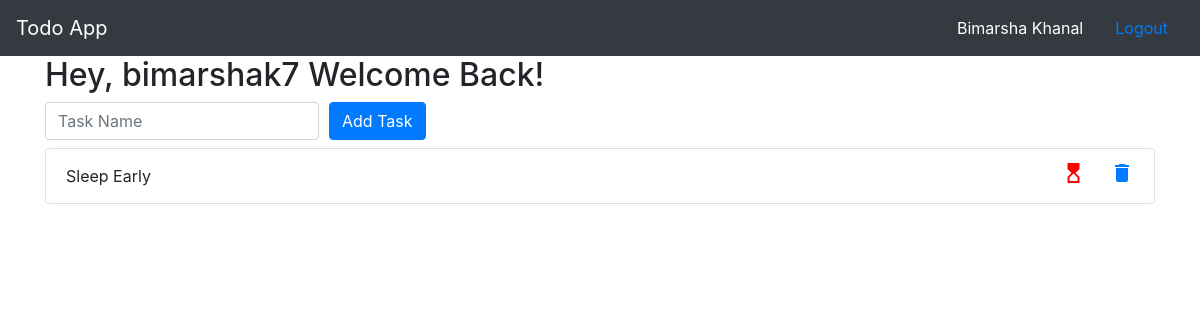
/home/ (signed in), run on an earlier commit of the app's database.
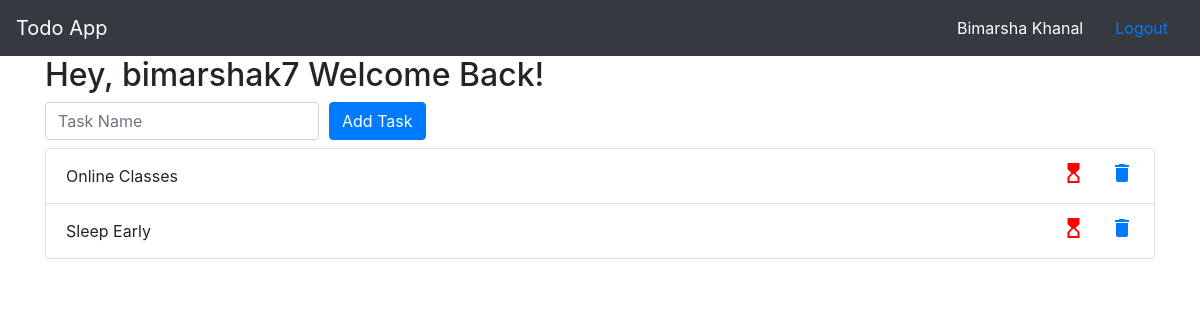
And on a later commit of the database.
### home/models.py (models this page shows)
class Task(models.Model):
    user = models.ForeignKey(User, on_delete=models.CASCADE)
    title = models.CharField(max_length=100)
    done = models.BooleanField(default=False)

### home/views.py (the view)
# urls.py: 2. Add a URL to urlpatterns:  path('', views.home, name='home')
def home(request):
	if request.user.is_authenticated:
		if request.method=='POST':
			new_task= request.POST["new_task"]
			task=Task()
			task.title=new_task
			task.user_id=request.user.id
			task.save()
			messages.info(request,"Task Added Sucessfully")
			return redirect('/home')
		else:
			tasks= Task.objects.filter(user_id=request.user.id)
			context= {'tasks': tasks}
			return render(request,'home.html',context)
	else:
		messages.info(request,"Please Sign In first")
		return redirect('/')

### templates/home.html (shortened to what this page needs)
{% extends 'base.html' %}
{% block content %}
	<h2> Hey, {{user.username}} Welcome Back!</h2>
	<form action="/home/" method="POST">
  <div class="form-row align-items-center">
    <div class="col-auto">
      <input type="text" class="form-control mb-2" id="inlineFormInput" name='new_task' placeholder="Task Name" required>
    </div>
    <div class="col-auto">
      <button type="submit" class="btn btn-primary mb-2">Add Task</button>
    </div>
  </div>
<ul class="list-group">
{% for task in tasks %}
  <li class="list-group-item d-flex justify-content-between align-items-center">
    {{task.title}}
    <div>
  {% if task.done %}
    <i class="material-icons" style='color:green;margin:0 20px'>check</i>
  {% else %}
    <a href="done/{{task.id}}"><i class="material-icons" style="color:red;margin:0 20px">hourglass_top</i></a>
  {% endif %}
  <a href="del/{{task.id}}"><i class="material-icons">delete</i></a>
  </div>
  </li>
{% endfor %}
</ul>
</form>
{% endblock %}

What changed in the data, as far as the page shows it:
added Task: title "Online Classes"
